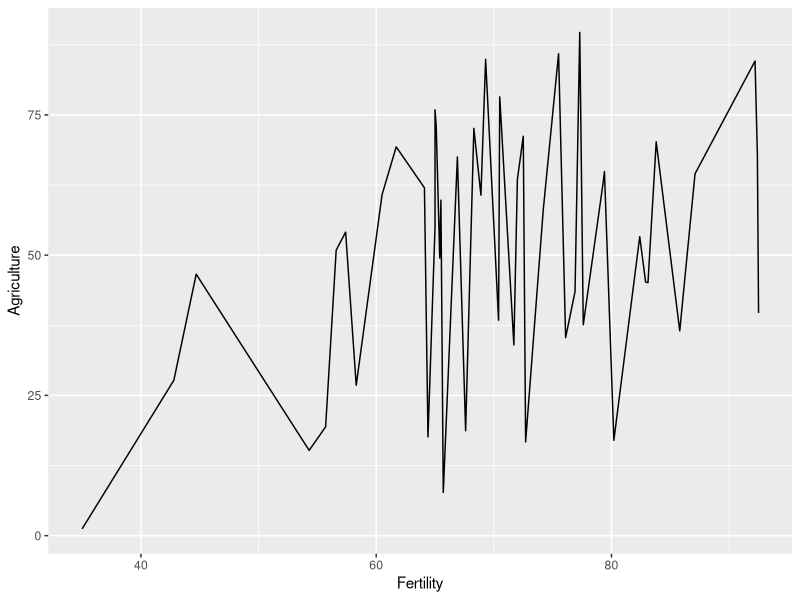
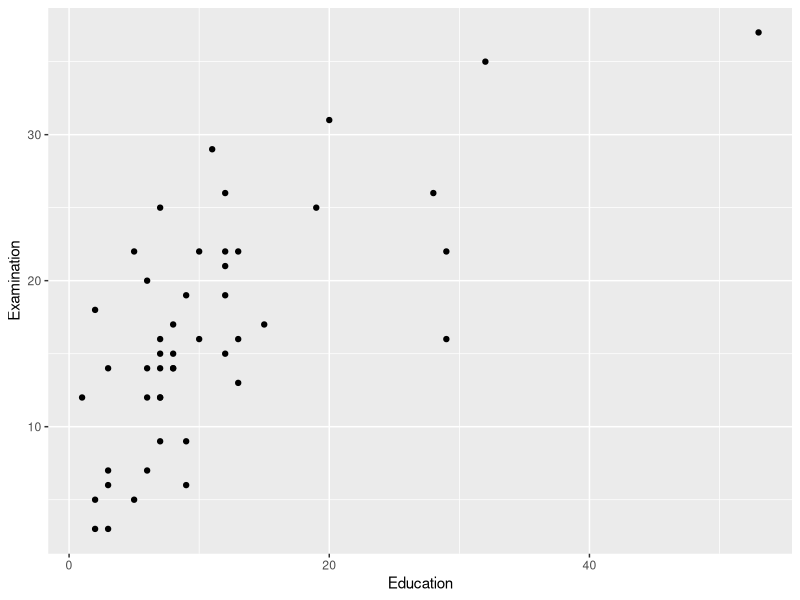
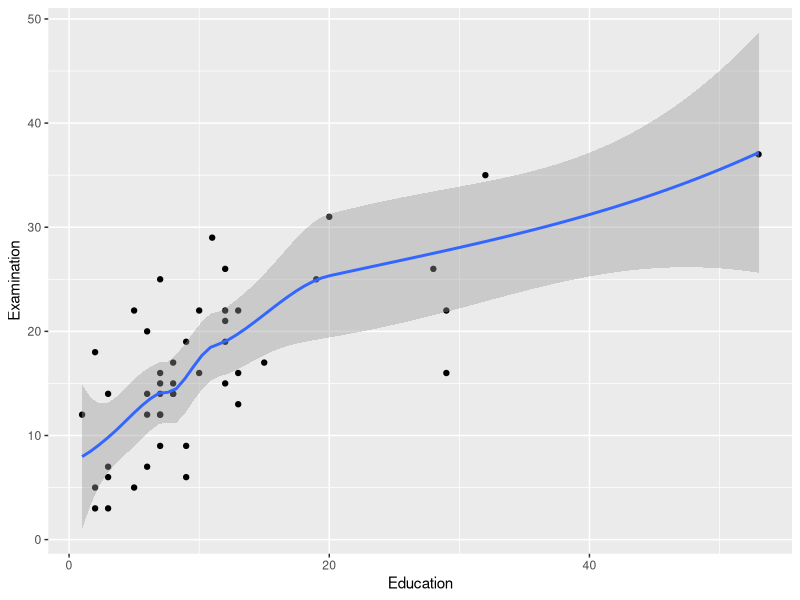
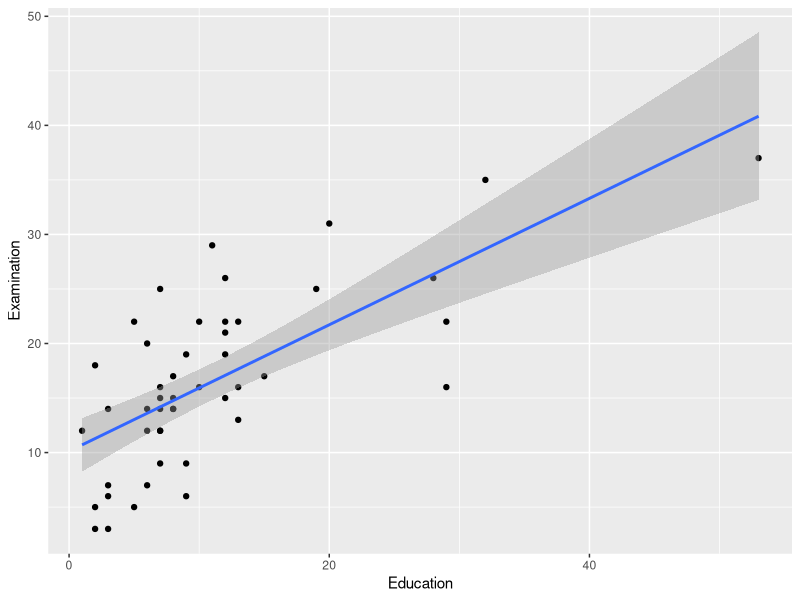
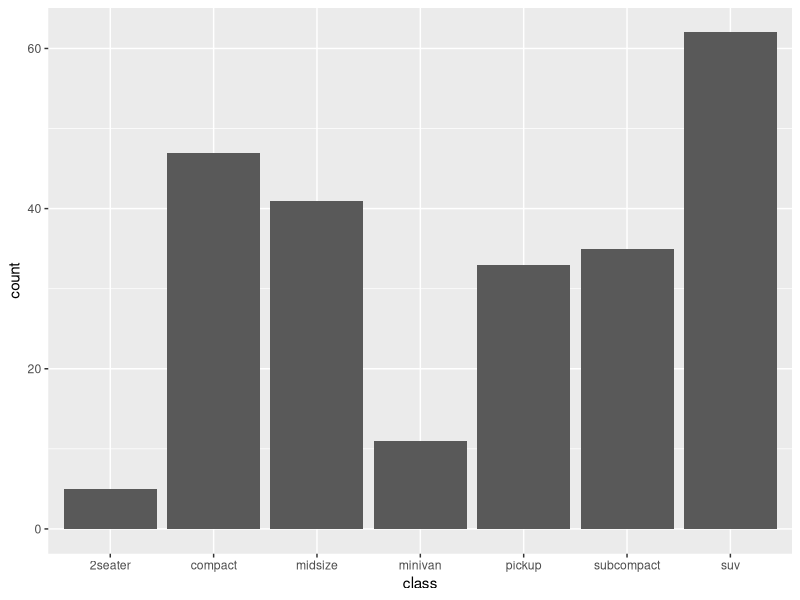
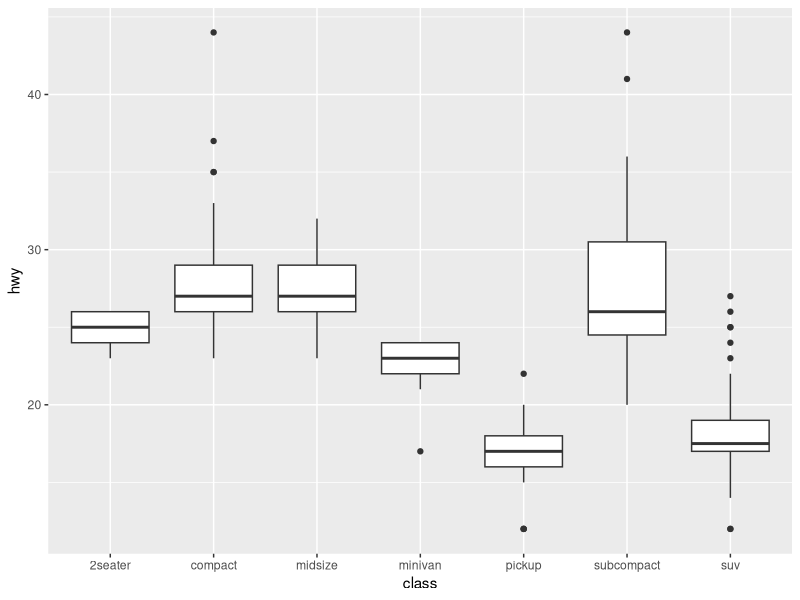
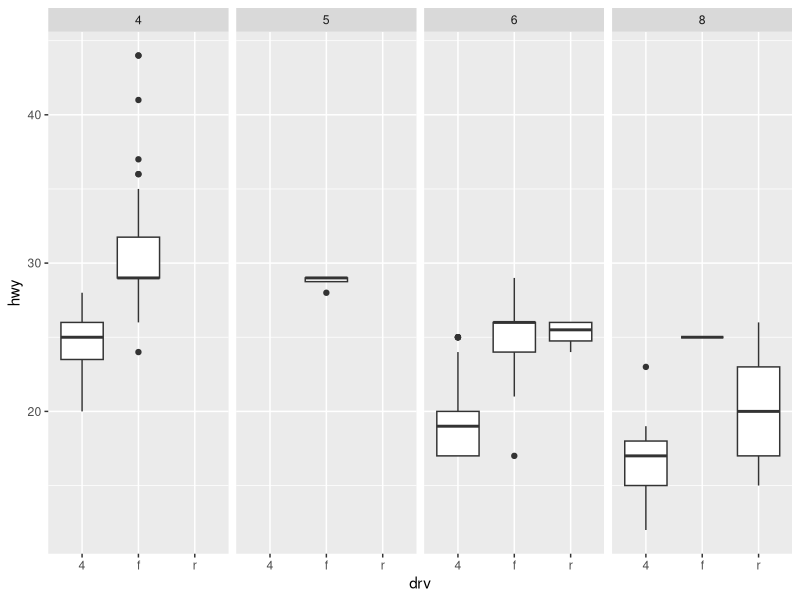
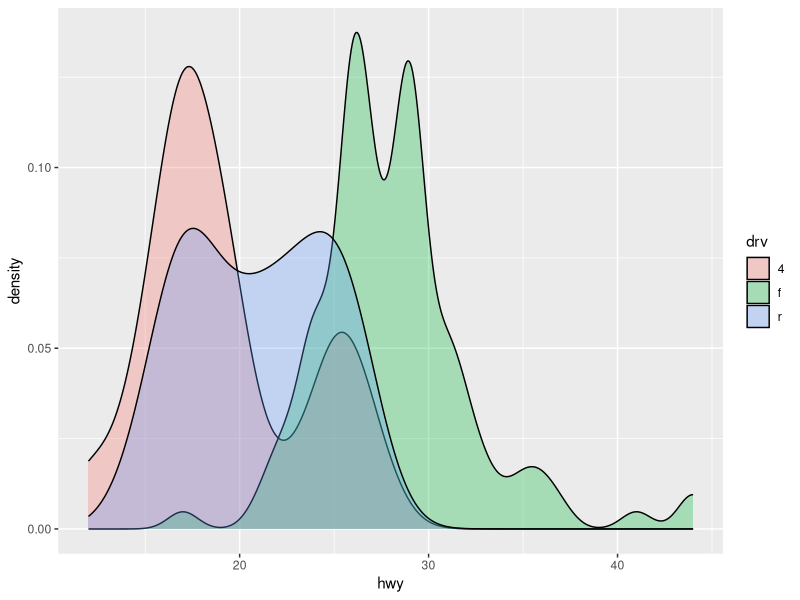

Source code (R) for these figures, in order:
## ---- chunk 1
library(ggplot2)
## ---- chunk 2
colnames(swiss)
colnames(mpg)
## ---- chunk 3
ggplot(swiss, aes(x = Fertility, y = Agriculture)) +
    geom_line()
## ---- chunk 4
ggplot(swiss, aes(x = Education, y = Examination)) +
    geom_point()
## ---- chunk 5
ggplot(swiss, aes(x = Education, y = Examination)) +
    geom_point() +
    geom_smooth()
## ---- chunk 6
ggplot(swiss, aes(x = Education, y = Examination)) +
    geom_point() +
    geom_smooth(method = 'lm') # lm = linear model
## ---- chunk 7
ggplot(mpg, aes(x = class)) +
    geom_bar()
## ---- chunk 8
ggplot(mpg, aes(x = class, y = hwy)) +
    geom_boxplot()
## ---- chunk 9
ggplot(mpg, aes(x = drv, y = hwy)) +
    geom_boxplot() +
    facet_grid(~ cyl)
## ---- chunk 10
ggplot(mpg, aes(x = hwy, fill = drv)) +
    geom_density(alpha = 0.3) # alpha = transparency
## ---- chunk 11
ggplot(mpg, aes(x = hwy, fill = drv)) +
    geom_density(alpha = 0.3) +
    scale_fill_brewer(palette = 'Pastel1')
## ---- chunk 12
ggplot(mpg, aes(x = hwy, fill = drv)) +
    geom_density(alpha = 0.3) +
    scale_fill_brewer(palette = 'Dark2') +
    theme(panel.border = element_blank(), # panel = background of the entire plot
          panel.background = element_blank(),
          panel.grid.major = element_line(colour = 'grey90'),
          legend.position = 'top',
          line = element_line(colour = 'black'),
          axis.line.y = element_line(colour = 'black'),
          axis.line.x = element_line(colour = 'black'))
